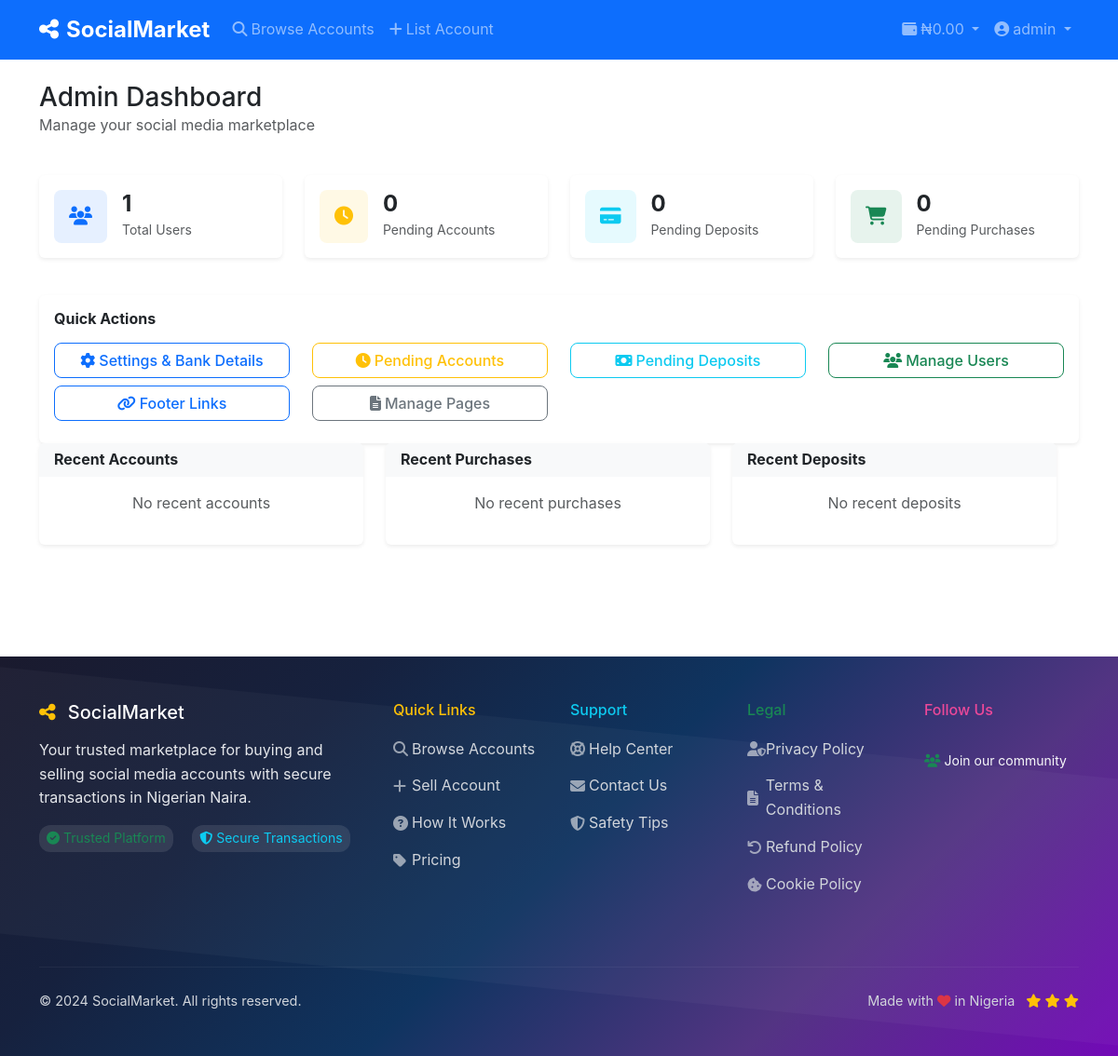
The app's page /admin (signed in), older data.
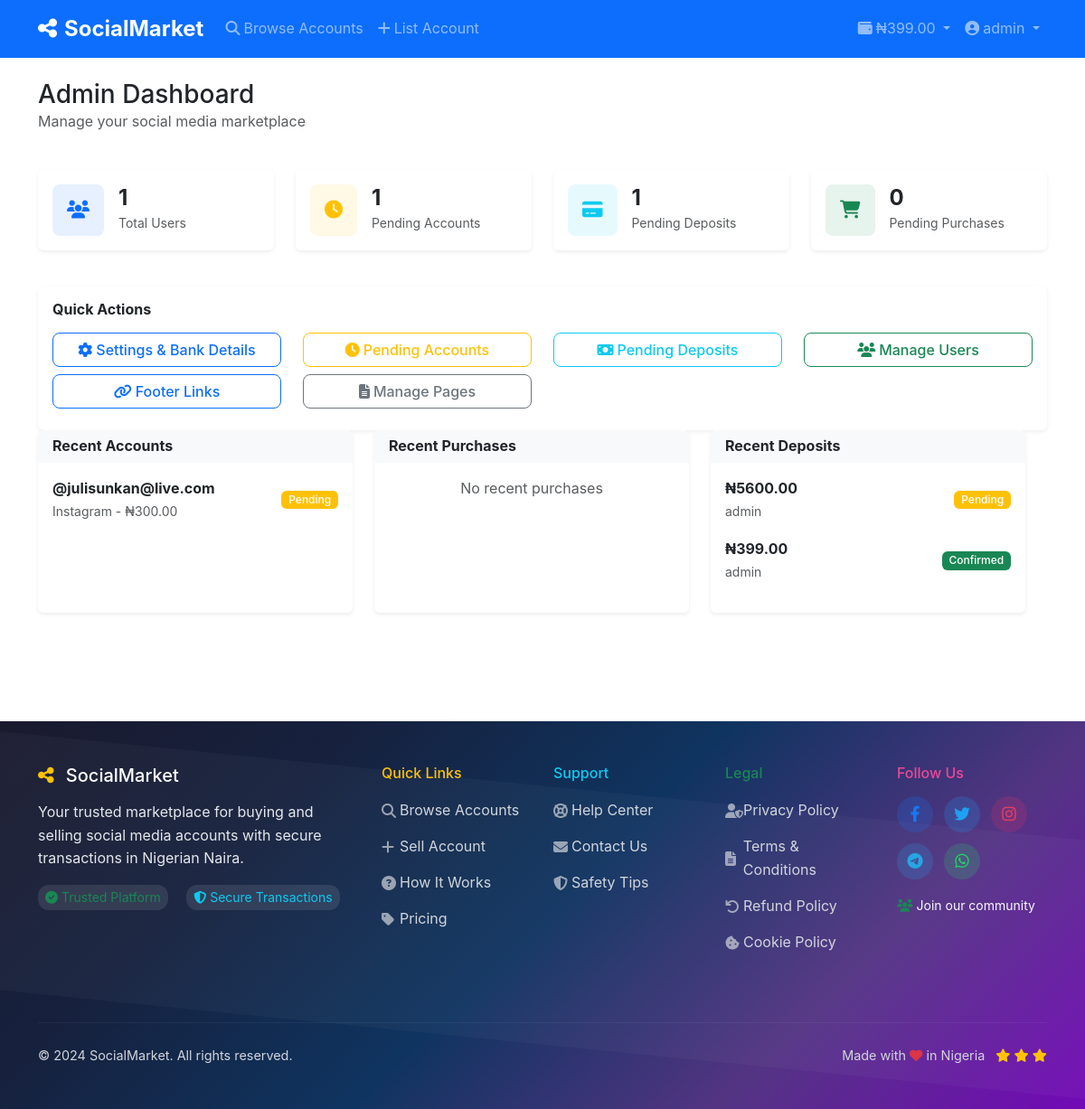
The same page, newer data.
### models.py (models this page shows, shortened)
class User(UserMixin, db.Model):
    id = db.Column(db.Integer, primary_key=True)
    username = db.Column(db.String(80), unique=True, nullable=False)
    email = db.Column(db.String(120), unique=True, nullable=False)
    password_hash = db.Column(db.String(255), nullable=False)
    role = db.Column(db.String(20), default='user')  # user, admin
    first_name = db.Column(db.String(50))
    last_name = db.Column(db.String(50))
    phone = db.Column(db.String(20))
    profile_pic = db.Column(db.String(255))
    bio = db.Column(db.Text)
    is_verified = db.Column(db.Boolean, default=False)
    is_active = db.Column(db.Boolean, default=True)
    is_banned = db.Column(db.Boolean, default=False)
    wallet_balance = db.Column(db.Numeric(10, 2), default=0.00)
    referral_code = db.Column(db.String(20), unique=True)
    referred_by = db.Column(db.Integer, db.ForeignKey('user.id'))
    referral_earnings = db.Column(db.Numeric(10, 2), default=0.00)
    created_at = db.Column(db.DateTime, default=datetime.utcnow)
    last_login = db.Column(db.DateTime)
    accounts_for_sale = db.relationship('SocialAccount', foreign_keys='SocialAccount.seller_id', backref='seller', lazy=True)
    accounts_reviewed = db.relationship('SocialAccount', foreign_keys='SocialAccount.reviewed_by', backref='reviewer', lazy=True)
    purchases = db.relationship('Purchase', backref='buyer', lazy=True)
    deposits = db.relationship('WalletDeposit', foreign_keys='WalletDeposit.user_id', backref='user', lazy=True)
    processed_deposits = db.relationship('WalletDeposit', foreign_keys='WalletDeposit.processed_by', backref='processor', lazy=True)
    referrals = db.relationship('User', backref=db.backref('referrer', remote_side=[id]))

class SocialAccount(db.Model):
    id = db.Column(db.Integer, primary_key=True)
    seller_id = db.Column(db.Integer, db.ForeignKey('user.id'), nullable=False)
    platform = db.Column(db.String(50), nullable=False)  # instagram, facebook, twitter, etc.
    username = db.Column(db.String(100), nullable=False)
    followers_count = db.Column(db.Integer)
    engagement_rate = db.Column(db.Float)
    account_age = db.Column(db.String(50))
    niche = db.Column(db.String(100))
    price = db.Column(db.Numeric(10, 2), nullable=False)
    description = db.Column(db.Text)
    screenshots = db.Column(db.Text)  # JSON array of image paths
    login_email = db.Column(db.String(255))
    login_password = db.Column(db.String(255))
    additional_info = db.Column(db.Text)
    status = db.Column(db.String(20), default='pending')  # pending, approved, rejected, sold
    is_featured = db.Column(db.Boolean, default=False)
    admin_notes = db.Column(db.Text)
    reviewed_by = db.Column(db.Integer, db.ForeignKey('user.id'))
    reviewed_at = db.Column(db.DateTime)
    created_at = db.Column(db.DateTime, default=datetime.utcnow)
    updated_at = db.Column(db.DateTime, default=datetime.utcnow, onupdate=datetime.utcnow)

class WalletDeposit(db.Model):
    id = db.Column(db.Integer, primary_key=True)
    user_id = db.Column(db.Integer, db.ForeignKey('user.id'), nullable=False)
    amount = db.Column(db.Numeric(10, 2), nullable=False)
    deposit_method = db.Column(db.String(50))  # bank_transfer, cash_deposit
    bank_name = db.Column(db.String(100))
    account_number = db.Column(db.String(20))
    account_name = db.Column(db.String(100))
    payment_proof = db.Column(db.String(255))
    reference_number = db.Column(db.String(100))
    status = db.Column(db.String(20), default='pending')  # pending, confirmed, rejected
    admin_notes = db.Column(db.Text)
    processed_by = db.Column(db.Integer, db.ForeignKey('user.id'))
    processed_at = db.Column(db.DateTime)
    created_at = db.Column(db.DateTime, default=datetime.utcnow)

### app.py (the view)
@app.route('/admin')
@login_required
@admin_required
def admin_dashboard():
    stats = {
        'total_users': User.query.count(),
        'active_users': User.query.filter_by(is_active=True).count(),
        'total_accounts': SocialAccount.query.count(),
        'pending_accounts': SocialAccount.query.filter_by(status='pending').count(),
        'approved_accounts': SocialAccount.query.filter_by(status='approved').count(),
        'total_purchases': Purchase.query.count(),
        'pending_purchases': Purchase.query.filter_by(status='pending').count(),
        'completed_purchases': Purchase.query.filter_by(status='completed').count(),
        'pending_deposits': WalletDeposit.query.filter_by(status='pending').count(),
        'total_deposits': WalletDeposit.query.count()
    }
    recent_accounts = SocialAccount.query.order_by(SocialAccount.created_at.desc()).limit(5).all()
    recent_purchases = Purchase.query.order_by(Purchase.created_at.desc()).limit(5).all()
    recent_deposits = WalletDeposit.query.order_by(WalletDeposit.created_at.desc()).limit(5).all()
    return render_template('admin/dashboard.html',
                         stats=stats,
                         recent_accounts=recent_accounts,
                         recent_purchases=recent_purchases,
                         recent_deposits=recent_deposits)

### app.py (called while the page is built)
def admin_required(f):
    @wraps(f)
    def decorated_function(*args, **kwargs):
        if not current_user.is_authenticated or current_user.role != 'admin':
            flash('Access denied. Admin privileges required.', 'error')
            return redirect(url_for('index'))
        return f(*args, **kwargs)
    return decorated_function

@login_manager.user_loader
def load_user(user_id):
    return User.query.get(int(user_id))

@app.context_processor
def inject_settings():
    settings = Settings.query.first()
    return dict(settings=settings)

### templates/admin/dashboard.html (shortened to what the changed rows need)
{% extends "base.html" %}
{% block content %}
<div class="container py-4">
    <div class="row mb-4">
        <div class="col-12">
            <h1 class="h3 mb-0">Admin Dashboard</h1>
        </div>
    </div>
    <div class="row mb-4">
        <div class="col-lg-3 col-md-6 mb-3">
            <div class="card border-0 shadow-sm">
                <div class="card-body">
                    <div class="d-flex align-items-center">
                        <div class="flex-grow-1 ms-3">
                            <div class="fw-bold h4 mb-0">{{ stats.pending_accounts }}</div>
                            <small class="text-muted">Pending Accounts</small>
                        </div>
                    </div>
                </div>
            </div>
        </div>
        <div class="col-lg-3 col-md-6 mb-3">
            <div class="card border-0 shadow-sm">
                <div class="card-body">
                    <div class="d-flex align-items-center">
                        <div class="flex-grow-1 ms-3">
                            <div class="fw-bold h4 mb-0">{{ stats.pending_deposits }}</div>
                            <small class="text-muted">Pending Deposits</small>
                        </div>
                    </div>
                </div>
            </div>
        </div>
    </div>
                <div class="row mb-4">
    <div class="row">
        <div class="col-lg-4 mb-4">
            <div class="card border-0 shadow-sm h-100">
                <div class="card-body">
                    {% if recent_accounts %}
                        {% for account in recent_accounts %}
                        <div class="d-flex align-items-center mb-3">
                            <div class="flex-grow-1">
                                <div class="fw-bold">@{{ account.username }}</div>
                                <small class="text-muted">{{ account.platform.title() }} - ₦{{ "%.2f"|format(account.price) }}</small>
                            </div>
                            <span class="badge bg-{{ 'success' if account.status == 'approved' else 'warning' if account.status == 'pending' else 'danger' }}">
                                {{ account.status.title() }}
                            </span>
                        </div>
                        {% endfor %}
                    {% else %}
                        <p class="text-muted text-center">No recent accounts</p>
                    {% endif %}
                </div>
            </div>
        </div>
        <div class="col-lg-4 mb-4">
            <div class="card border-0 shadow-sm h-100">
                <div class="card-body">
                    {% if recent_deposits %}
                        {% for deposit in recent_deposits %}
                        <div class="d-flex align-items-center mb-3">
                            <div class="flex-grow-1">
                                <div class="fw-bold">₦{{ "%.2f"|format(deposit.amount) }}</div>
                                <small class="text-muted">{{ deposit.user.username }}</small>
                            </div>
                            <span class="badge bg-{{ 'success' if deposit.status == 'confirmed' else 'warning' if deposit.status == 'pending' else 'danger' }}">
                                {{ deposit.status.title() }}
                            </span>
                        </div>
                        {% endfor %}
                    {% else %}
                        <p class="text-muted text-center">No recent deposits</p>
                    {% endif %}
                </div>
            </div>
        </div>
    </div>
</div>
{% endblock %}

### templates/base.html (shortened to what the changed rows need)
<!DOCTYPE html>
<html lang="en">
<head>
    <link href="https://cdn.jsdelivr.net/npm/bootstrap@5.3.0/dist/css/bootstrap.min.css" rel="stylesheet">
    <link href="https://cdnjs.cloudflare.com/ajax/libs/font-awesome/6.4.0/css/all.min.css" rel="stylesheet">
    <link href="{{ url_for('static', filename='css/style.css') }}" rel="stylesheet">
</head>
<body>
    <nav class="navbar navbar-expand-lg navbar-dark bg-primary sticky-top">
        <div class="container">
            <div class="collapse navbar-collapse" id="navbarNav">
                <ul class="navbar-nav">
                    {% if current_user.is_authenticated %}
                    <li class="nav-item dropdown">
                        <a class="nav-link dropdown-toggle" href="#" role="button" data-bs-toggle="dropdown">
                            <i class="fas fa-wallet me-1"></i>₦{{ "%.2f"|format(current_user.wallet_balance) }}
                        </a>
                    </li>
                    <li class="nav-item dropdown">
                        <a class="nav-link dropdown-toggle" href="#" role="button" data-bs-toggle="dropdown">
                            <i class="fas fa-user-circle me-1"></i>{{ current_user.username }}
                        </a>
                    </li>
                    {% endif %}
                </ul>
            </div>
        </div>
    </nav>
    <main>
        {% block content %}{% endblock %}
    </main>
    <footer class="footer-colorful text-light py-5 mt-5">
        <div class="container">
            <div class="row">
                <div class="col-lg-2 mb-4">
                    <div class="social-links">
                        {% if settings and settings.facebook_url %}
                        <a href="{{ settings.facebook_url }}" class="social-link facebook" target="_blank">
                            <i class="fab fa-facebook-f"></i>
                        </a>
                        {% endif %}
                        {% if settings and settings.twitter_url %}
                        <a href="{{ settings.twitter_url }}" class="social-link twitter" target="_blank">
                            <i class="fab fa-twitter"></i>
                        </a>
                        {% endif %}
                        {% if settings and settings.instagram_url %}
                        <a href="{{ settings.instagram_url }}" class="social-link instagram" target="_blank">
                            <i class="fab fa-instagram"></i>
                        </a>
                        {% endif %}
                        {% if settings and settings.telegram_url %}
                        <a href="{{ settings.telegram_url }}" class="social-link telegram" target="_blank">
                            <i class="fab fa-telegram"></i>
                        </a>
                        {% endif %}
                        {% if settings and settings.whatsapp_url %}
                        <a href="{{ settings.whatsapp_url }}" class="social-link whatsapp" target="_blank">
                            <i class="fab fa-whatsapp"></i>
                        </a>
                        {% endif %}
                    </div>
                </div>
            </div>
        </div>
    </footer>
</body>
</html>

Row changes from the older to the newer data that the page shows:
changed User "admin": wallet_balance "0.00" → "399.00"
added SocialAccount: username "julisunkan@live.com", platform "Instagram", price "300.00", status "Pending"
added WalletDeposit: amount "5600.00", user.username "admin", status "Pending"
added WalletDeposit: amount "399.00", user.username "admin", status "Confirmed"
Text that changed along with them:
{{ stats.pending_accounts }}: "0" → "1"
{{ stats.pending_deposits }}: "0" → "1"
text no longer shown: "No recent accounts No recent deposits"
